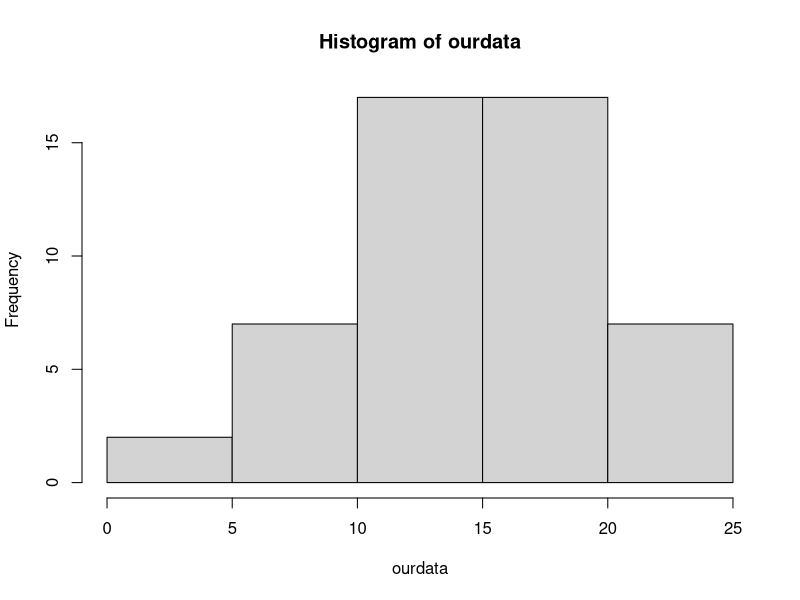
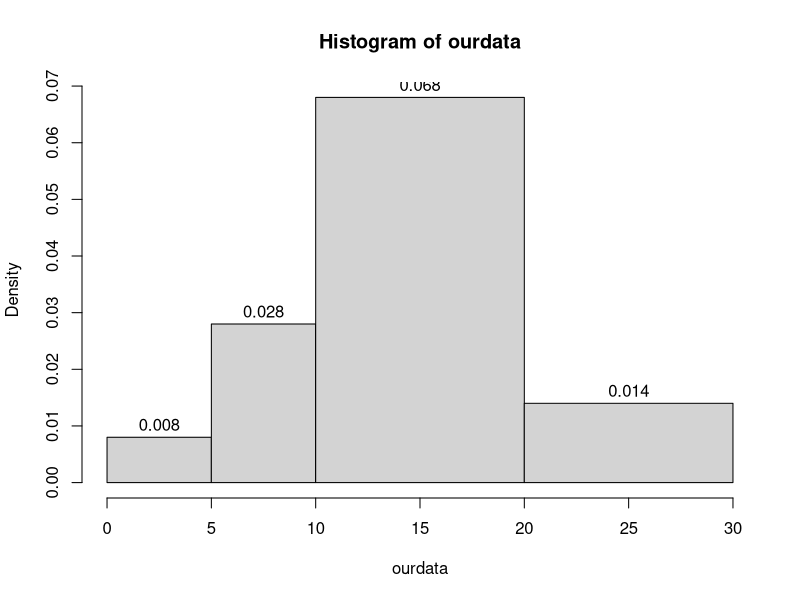
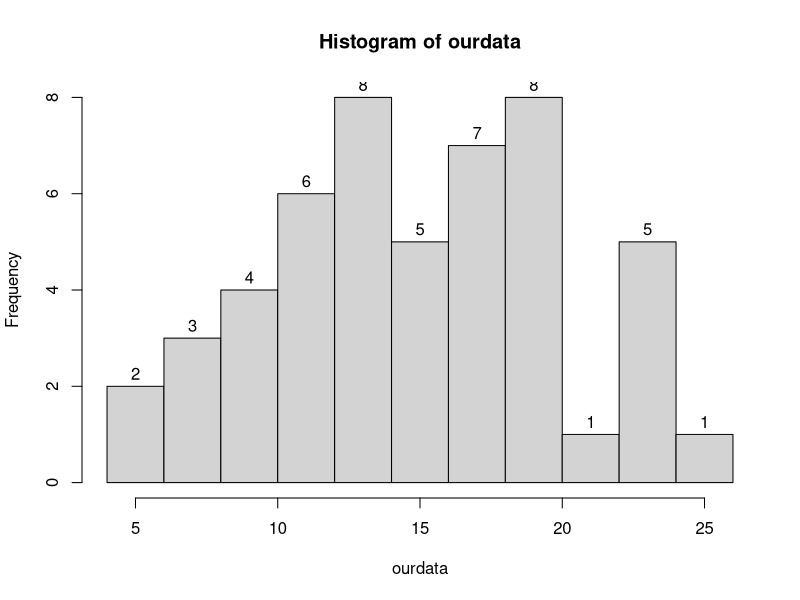
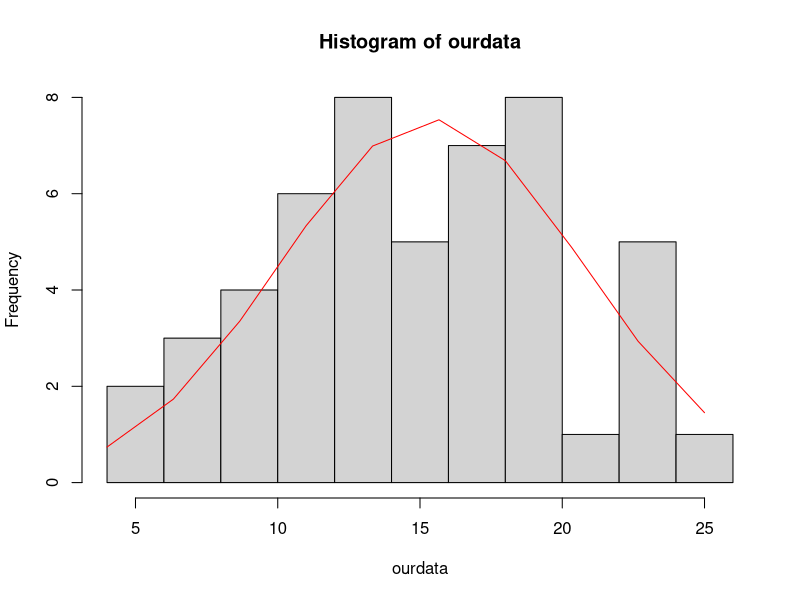
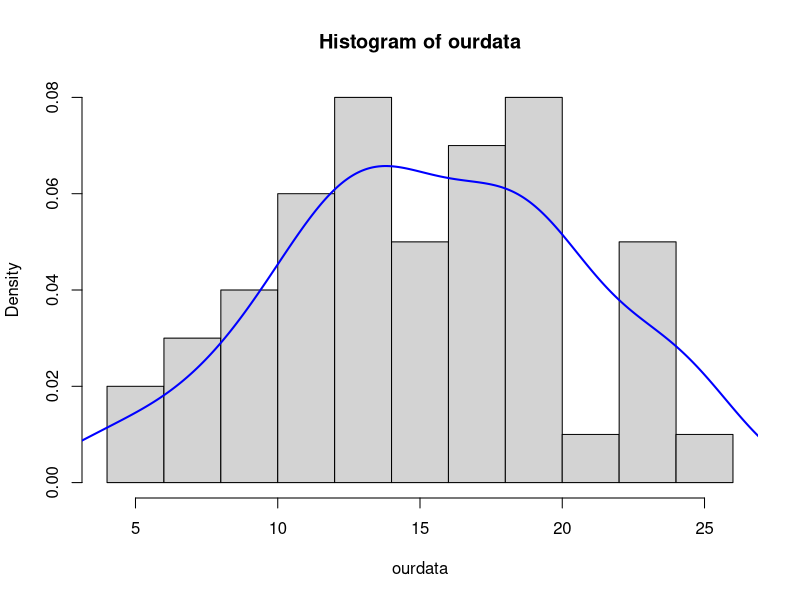
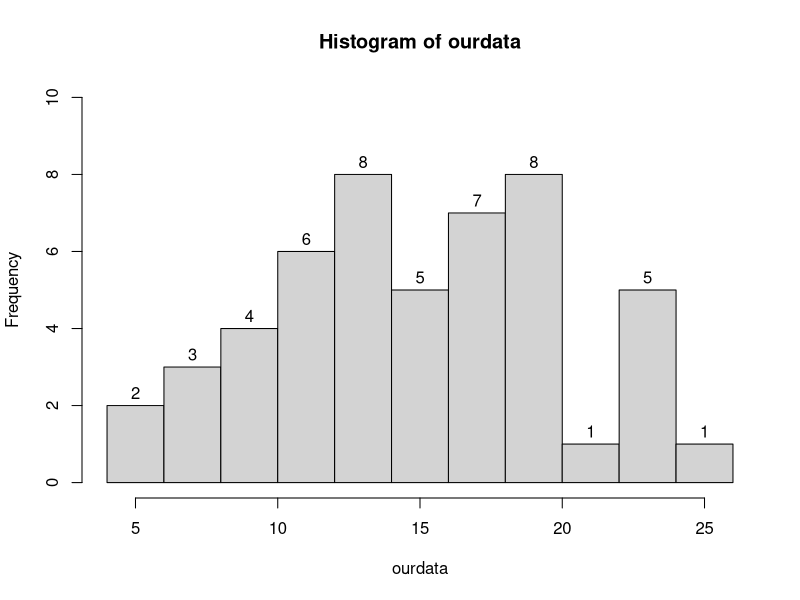

Source code (R) for these figures, in order:
#   Histograms

# it gives a good idea of probability distribution
# histograms are divided into intervals or bins

?hist
# breaks determine the interval length
# we have the Sturges algo as preset
# you can define breaks yourself (but R will do its own calculations too)

?cars
ourdata=cars$speed
hist(ourdata)

# as you can see the breaks are not perfect
hist(ourdata, labels = T, breaks=c(0,5,10,20,30))

# or even better
hist(ourdata, labels = T, breaks=10)

# we can add a normal curve to our histogram
 
#a. fitting the axes for the curve

hey = hist(ourdata, breaks=10)

xaxis=seq(min(ourdata), max(ourdata), length=10)
yaxis= dnorm(xaxis, mean=mean(ourdata), sd=sd(ourdata))
yaxis = yaxis*diff(hey$mids)*length(ourdata)


#b. add the normal curve
lines(xaxis, yaxis, col="red")

# we can change from frenquence to density
hist(ourdata,freq=F, breaks=10)

# and add the densitiy line
lines(density(ourdata), col ="blue", lwd = 2)

# we can adjust the scales
hist(ourdata, labels = T, ylim = c(0,10), breaks=10)